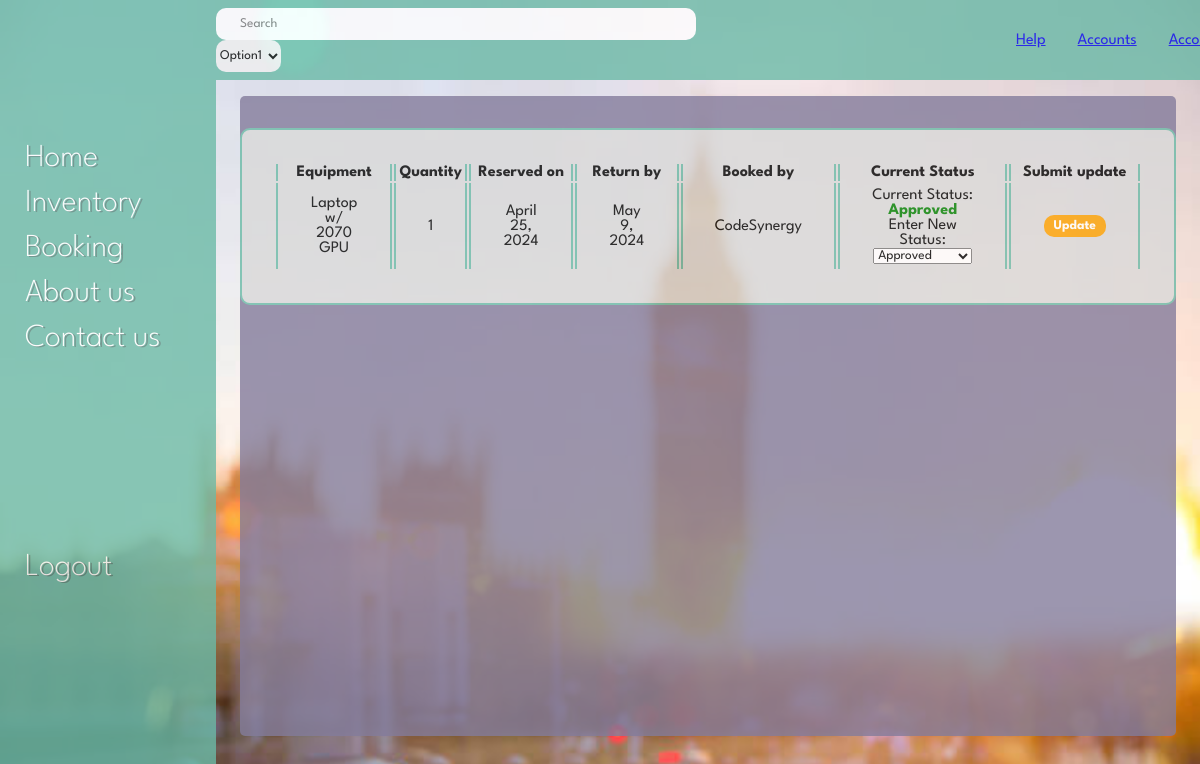
/reservations/editStatus/1 (signed in), run on the app's committed database.
### inventory/models.py (models this page shows, shortened)
class Equipment(models.Model):
    display_name = models.CharField(max_length=100)
    asset_type = models.CharField(max_length=100)
    location = models.CharField(max_length=100)
    quantity = models.IntegerField()
    instock_items = models.IntegerField(('zipcode'), null=True, blank=True)
    comments = models.CharField(max_length=100, blank=True)

### reservations/models.py (models this page shows, shortened)
class ReservationDetails(models.Model):
    equipment = models.ForeignKey(Equipment, on_delete=models.CASCADE)
    quantity = models.PositiveIntegerField(default=1)
    reserved_date = models.DateField(default=timezone.now)
    return_date = models.DateField(default=default_return_date)
    user = models.ForeignKey(get_user_model(), on_delete=models.CASCADE, blank=True, null=True)
    APPROVED = 'Approved'
    NOT_APPROVED = 'Not Approved'
    PENDING = 'Pending'
    CANCELLED = 'Cancelled'
    COMPLETED = 'Completed'
    STATUS_CHOICES = [
        (APPROVED, 'Approved'),
        (NOT_APPROVED, 'Not Approved'),
        (PENDING, 'Pending'),
        (CANCELLED, 'Cancelled'),
        (COMPLETED, 'Completed'),
    ]
    status = models.CharField(max_length=20, choices=STATUS_CHOICES, default=PENDING)
    class Meta:
        permissions = [
            ("can_view_reservation", "Can view reservation"),
            ("can_modify_reservation", "Can modify reservation"),
            ("can_delete_reservation", "Can delete reservation"),
        ]

### reservations/views.py (the view)
# urls.py: path('editStatus/<int:id>', editStatus, name = "editStatus"),
def editStatus(request, id):
    reservationDetail = ReservationDetails.objects.get(id=id)
    equipments = Equipment.objects.all()
    currentUser = request.user
    return render(request, 'editStatus.html', {'reservationDetail': reservationDetail, "equipments" : equipments, "currentUser" : currentUser})

### reservations/templates/editStatus.html (shortened to what this page needs)
{% extends "base.html" %}
{% block content %}
{% with userType=currentUser.is_superuser %}
{% load static %}
<link rel = "stylesheet" type = "text/css" href = "{% static 'css/editReservation.css' %}">
{% if userType == True %}
<table class = "reservation-mgmt">
    <tr>
        <th>Equipment</th>
        <th>Quantity</th>
        <th>Reserved on</th>
        <th>Return by</th>
        <th>Booked by</th>
        <th>Current Status</th>
        <th>Submit update</th>
    </tr>
    <tr>
        <form action="updateStatus/{{ reservationDetail.id }}" method="post">
            <td>
            {% for equipment in equipments %}
                {% if equipment == reservationDetail.equipment %}
                    {{ equipment.display_name }}
                {% endif %}
            {% endfor %}
            </td>
            <td>{{ reservationDetail.quantity }}</td>
            <td>{{ reservationDetail.reserved_date }}</td>
            <td>{{ reservationDetail.return_date }}</td>
            <td>{{ reservationDetail.user }}</td>
            <td>
                Current Status:
                    {% if reservationDetail.status == "Approved" %}
                        <b class = "approved">Approved</b>
                    {% elif  reservationDetail.status == "Not Approved" %}
                        <b class = "not-approved">Not Approved</b>
                    {% elif  reservationDetail.status == "Pending" %}
                        <b class = "pending">Pending</b>
                    {% elif  reservationDetail.status == "Cancelled" %}
                        <b class = "grey">Cancelled</b>
                    {% elif  reservationDetail.status == "Completed" %}
                        <b class = "grey">Completed</b>
                    {% endif %}
                <br>Enter New Status:
                <select name = "statusUpdate">
                    <option value = "Approved">Approved</option>
                </select>
            </td>
            <td>
                <a href ="">
                    <button class = "update-button">Update</button>
                </a>
            </td>
        </form>
    </tr>
</table>
{% else %}
    <h2>ERROR 401: Unauthorised access! User authentication is required!</h2>
{% endif %}
{% endwith %}
{% endblock %}

### static/css/style.css (style rules this page uses)
:root { --purple: #847c9c; --blue: #6BBAA7; --grey: #d9d9d9; --orange: #fba100; }
* { margin: 0; font-family: "League Spartan", sans-serif; }
body { background-image: url('background_image.jpg'); background-repeat: no-repeat; background-size: cover; }

### reservations/static/css/editReservation.css (style rules this page uses)
.reservation-mgmt { text-align: center; margin: auto; margin-top: 2rem; background-color: var(--grey); border: 2px solid var(--blue); border-radius: 10px; padding: 2rem; }
.reservation-mgmt th, td { border-right: 2px solid var(--blue); border-left: 2px solid var(--blue); }
.reservation-mgmt td { padding: 5px 2rem; }
.approved { color: green; }
.update-button { background-color: var(--orange); padding: 5px 10px; border: none; border-radius: 10px; color: white; font-weight: bold; }

### data on the page
Equipment: display_name "Laptop w/ 2070 GPU"
ReservationDetails: quantity "1", reserved_date "April 25, 2024", return_date "May 9, 2024", user "CodeSynergy"
